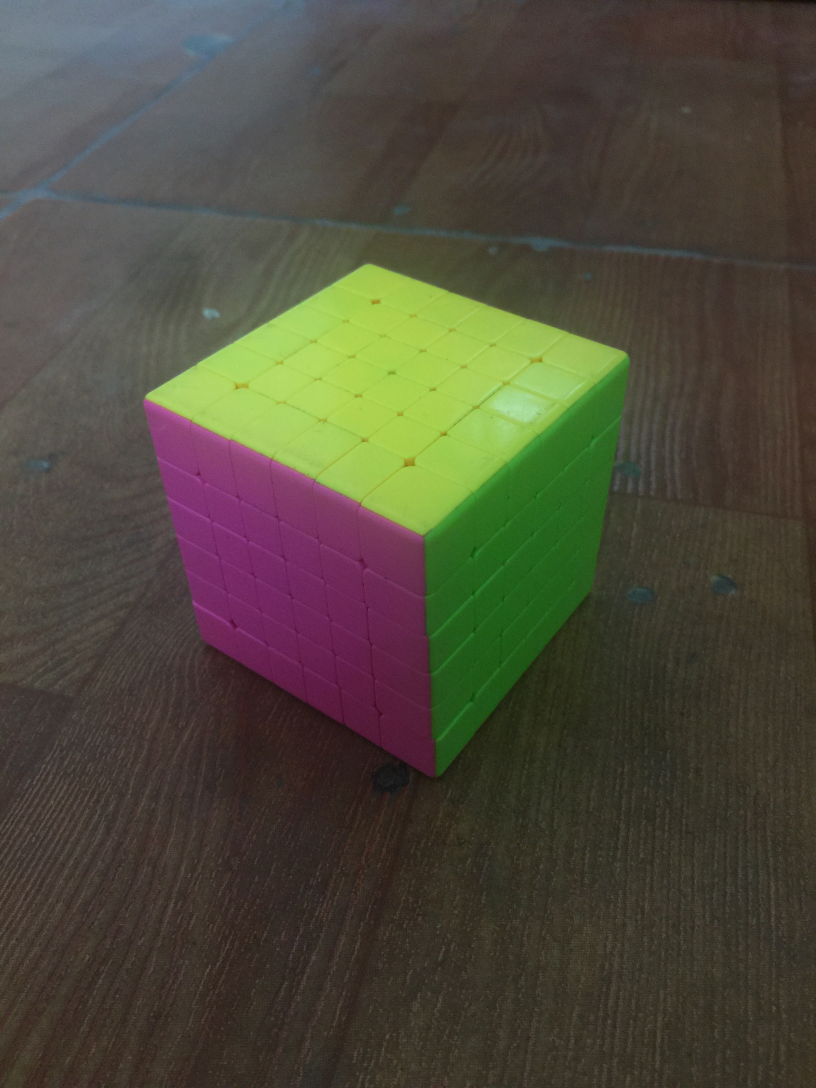
#> input picture image/cube_dark.jpg, 2448 x 3264 px, found by its file name (shown at 1/3 size)
$ python threshold.py
#> lines starting #> are read from the running program, lines starting #| are printed output that depends on the picture; after the words box and inside, x2 and y2 are one past the last pixel; in counts of white or black regions, pixels touching at a corner belong together
import cv2
import matplotlib.pyplot as plt


inImage = cv2.imread('image/cube_dark.jpg', 0)
img = cv2.resize(inImage, (800,800))

# cv2.imshow('image', img)

# plt.imshow(img)
# plt.show()
threshold = 70
maxval = 120
_,th1 = cv2.threshold(img, threshold,maxval,cv2.THRESH_BINARY) # >T =1 and
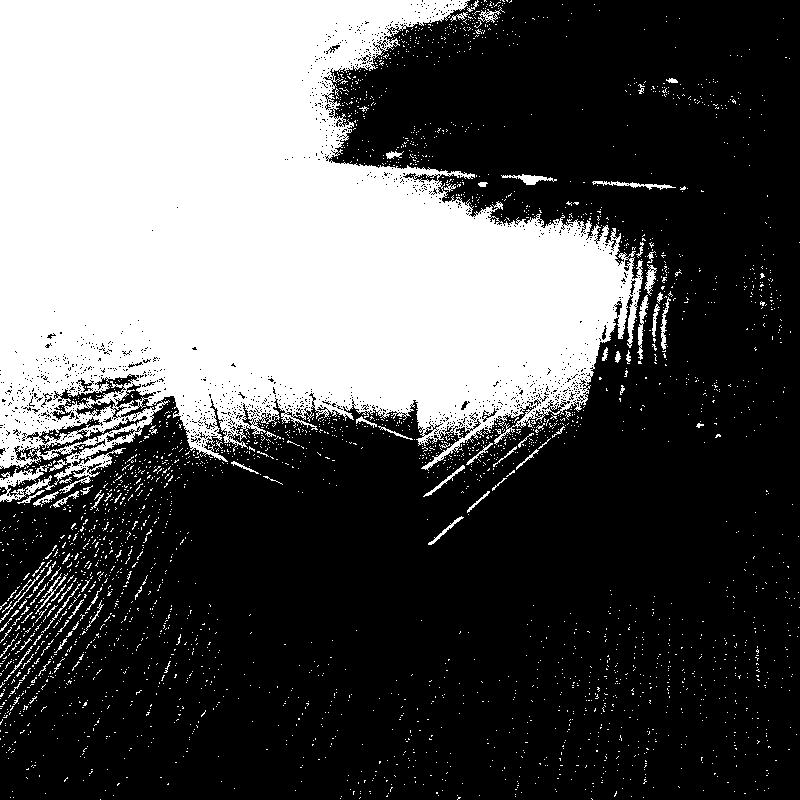
#> th1: shape (800, 800); values 0 (black) and 120 (white), 34.4% white; 3003 white regions (2911 under 20 px), largest, box (x1, y1, x2, y2) and area: (0, 0, 643, 493) 208079, (0, 465, 55, 502) 784, (637, 295, 649, 360) 266
_,th2 = cv2.threshold(img, threshold,maxval,cv2.THRESH_BINARY_INV)
_,th3 = cv2.threshold(img, threshold,maxval,cv2.THRESH_MASK)
#> th3: shape (800, 800); every value is 0
_,th4 = cv2.threshold(img, threshold,maxval,cv2.THRESH_TOZERO) # <T = 0
_,th5 = cv2.threshold(img, threshold,maxval,cv2.THRESH_TOZERO_INV)
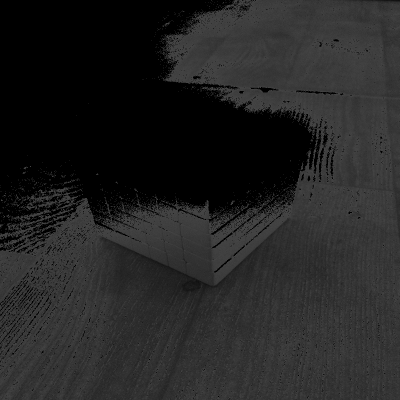
#> th5: shape (800, 800) (shown at 1/2 size); min 0, max 70, mean 35.8
_,th6 = cv2.threshold(img, threshold,maxval,cv2.THRESH_TRUNC) # >T = T
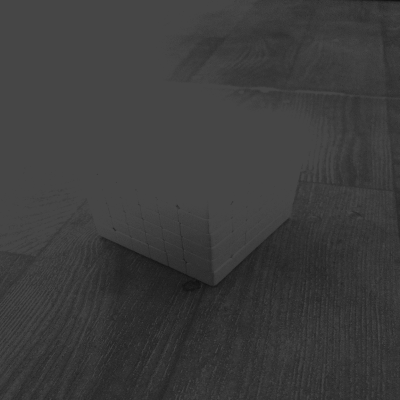
#> th6: shape (800, 800) (shown at 1/2 size); min 11, max 70, mean 59.9
th7 = cv2.adaptiveThreshold(img,255,cv2.ADAPTIVE_THRESH_MEAN_C,cv2.THRESH_BINARY,11,2)
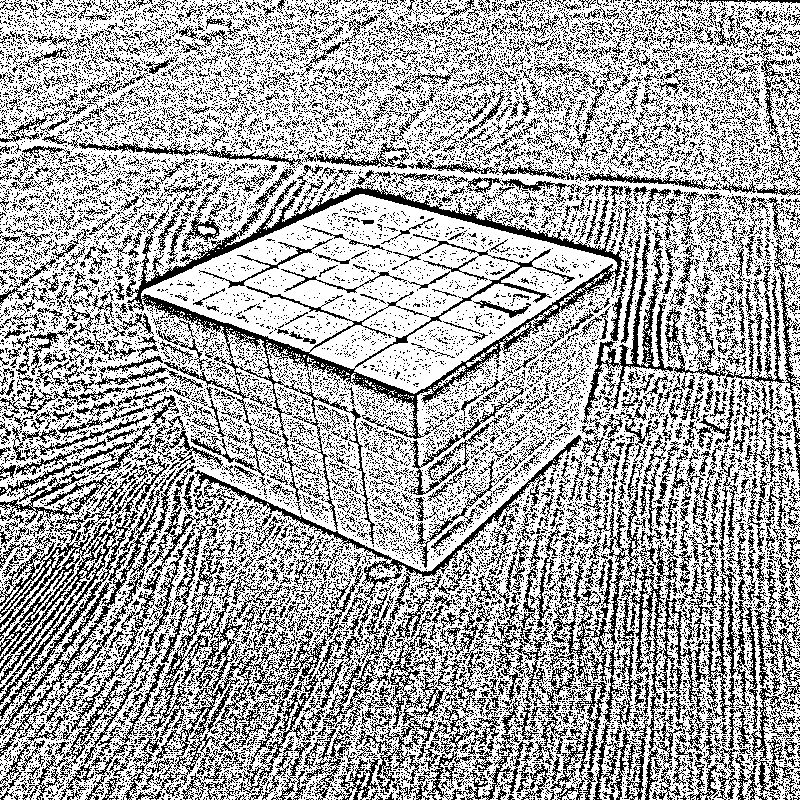
#> th7: shape (800, 800); 65.9% white; black in thin lines or dots
th8 = cv2.adaptiveThreshold(img,255,cv2.ADAPTIVE_THRESH_GAUSSIAN_C,cv2.THRESH_BINARY,11,2) # better
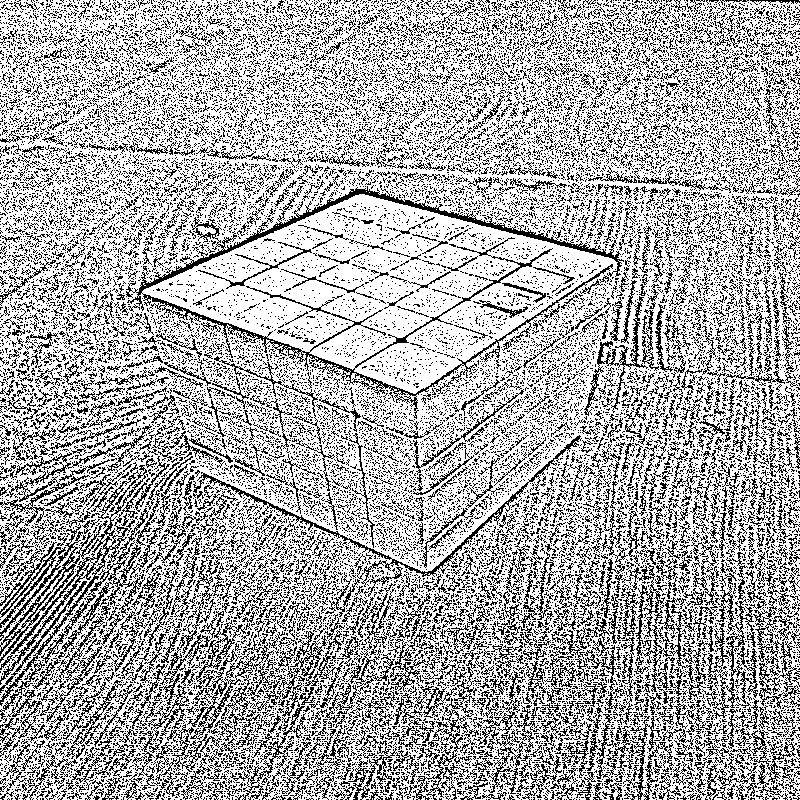
#> th8: shape (800, 800); 68.7% white; black in thin lines or dots
_,th9 = cv2.threshold(img,0,255,cv2.THRESH_BINARY+cv2.THRESH_OTSU) # can use gaussian blur to increase e
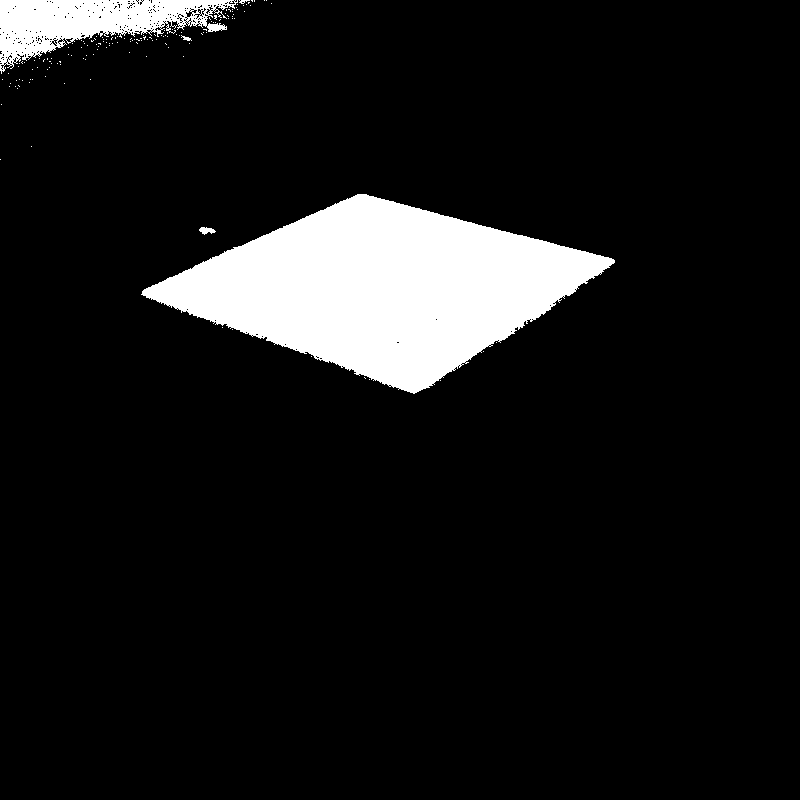
#> th9: shape (800, 800); 9.1% white; 149 white regions (144 under 20 px), largest, box (x1, y1, x2, y2) and area: (141, 194, 615, 394) 49849, (0, 0, 238, 74) 8193, (199, 227, 216, 235) 82, (181, 35, 192, 41) 30, (239, 0, 250, 4) 23

titles = ['original','THRESH_BINARY','THRESH_MASK','THRESH_TOZERO','THRESH_TOZERO_INV','THRESH_TRUNC', 'ADAPTIVE MEAN', 'ADAPTIVE GAUSSIAN', 'otsu']
images = [img, th1, th3, th4, th5, th6, th7, th8, th9]

for i in range (9):
    plt.subplot(3,3 , i+1)
    plt.imshow(images[i], 'gray')
    plt.title(titles[i])
    plt.xticks([]), plt.yticks([])

plt.show()

# cv2.waitKey(0)
# cv2.destroyAllWindows

$ run again, with image/IMG_1111.JPG copied over image/cube_dark.jpg
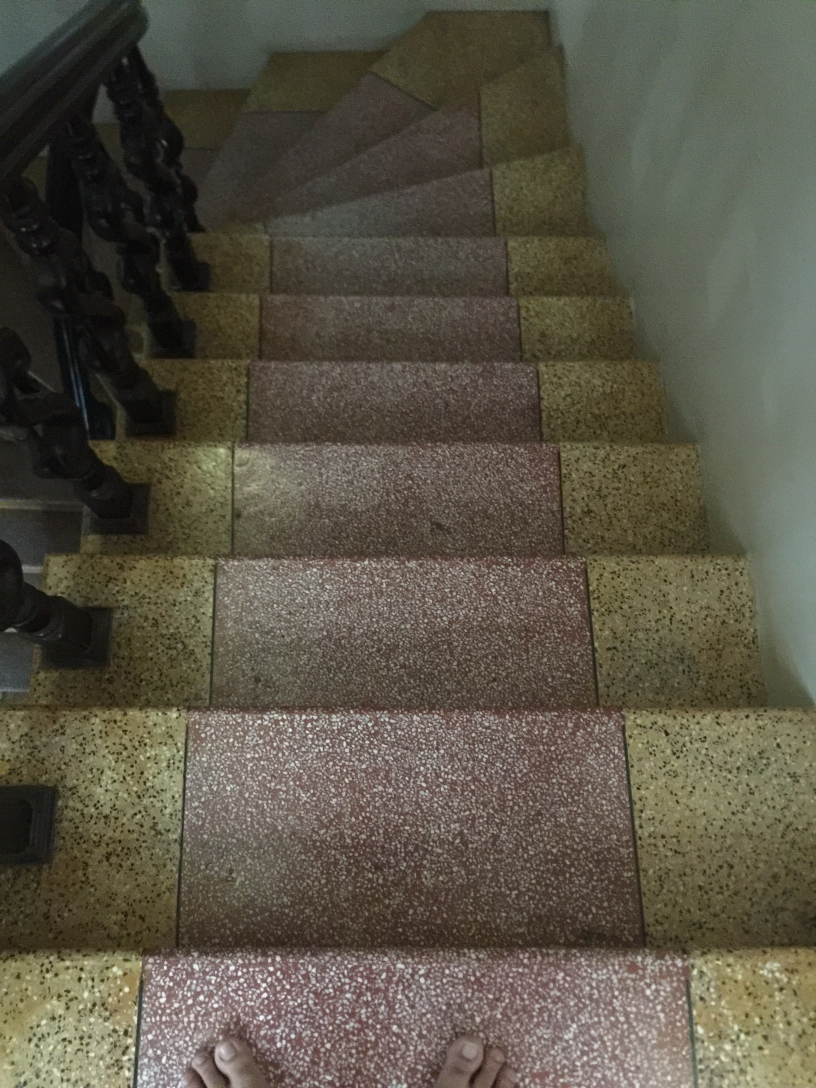
#> input picture image/IMG_1111.JPG, 2448 x 3264 px, found by its file name (shown at 1/3 size)
#> `_,th1 = cv2.threshold(img, threshold,maxval,cv2.THRESH_BINARY)`:
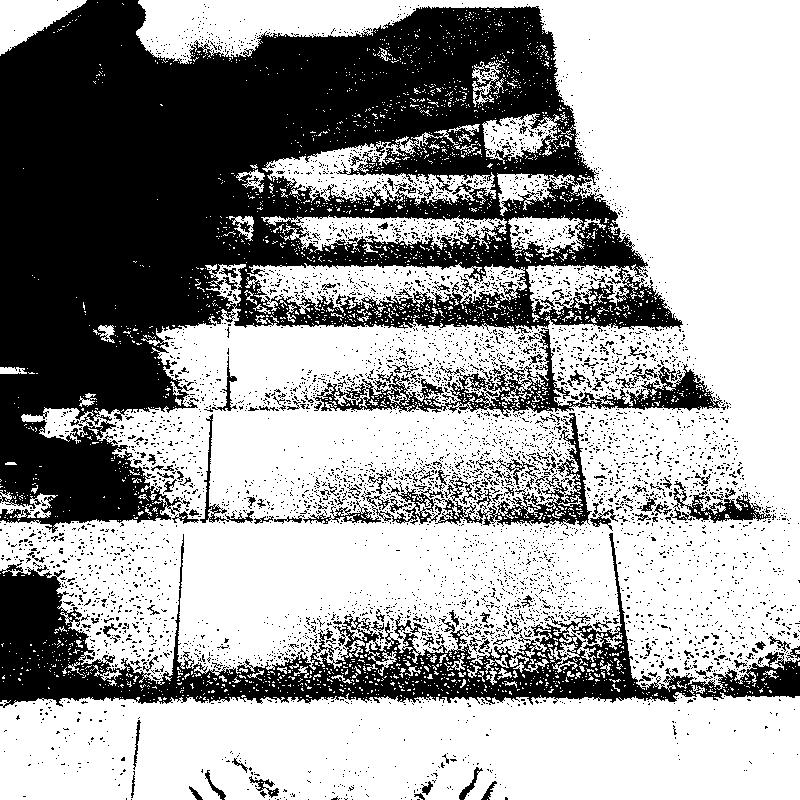
#> th1: shape (800, 800); values 0 (black) and 120 (white), 62.7% white; 5187 black regions (5003 under 20 px), largest, box (x1, y1, x2, y2) and area: (0, 0, 683, 533) 168018, (0, 533, 800, 708) 34326, (313, 328, 723, 417) 7352
#> th3: shape (800, 800); every value is 0
#> th7: shape (800, 800); 56.3% white; black in thin lines or dots
#> th8: shape (800, 800); 57.6% white; black in thin lines or dots
#> `_,th9 = cv2.threshold(img,0,255,cv2.THRESH_BINARY+cv2.THRESH_OTSU)`:
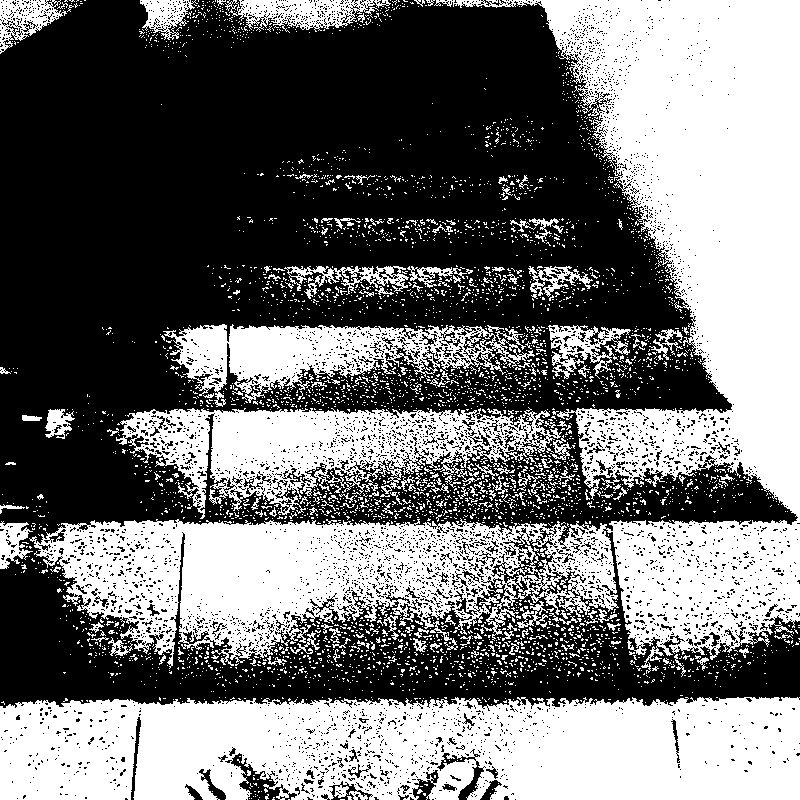
#> th9: shape (800, 800); 45% white; 4343 white regions (4150 under 20 px), largest, box (x1, y1, x2, y2) and area: (29, 0, 800, 674) 147309, (0, 697, 800, 800) 72736, (116, 407, 562, 519) 22456

$ run again, with image/IMG_1112.JPG copied over image/cube_dark.jpg
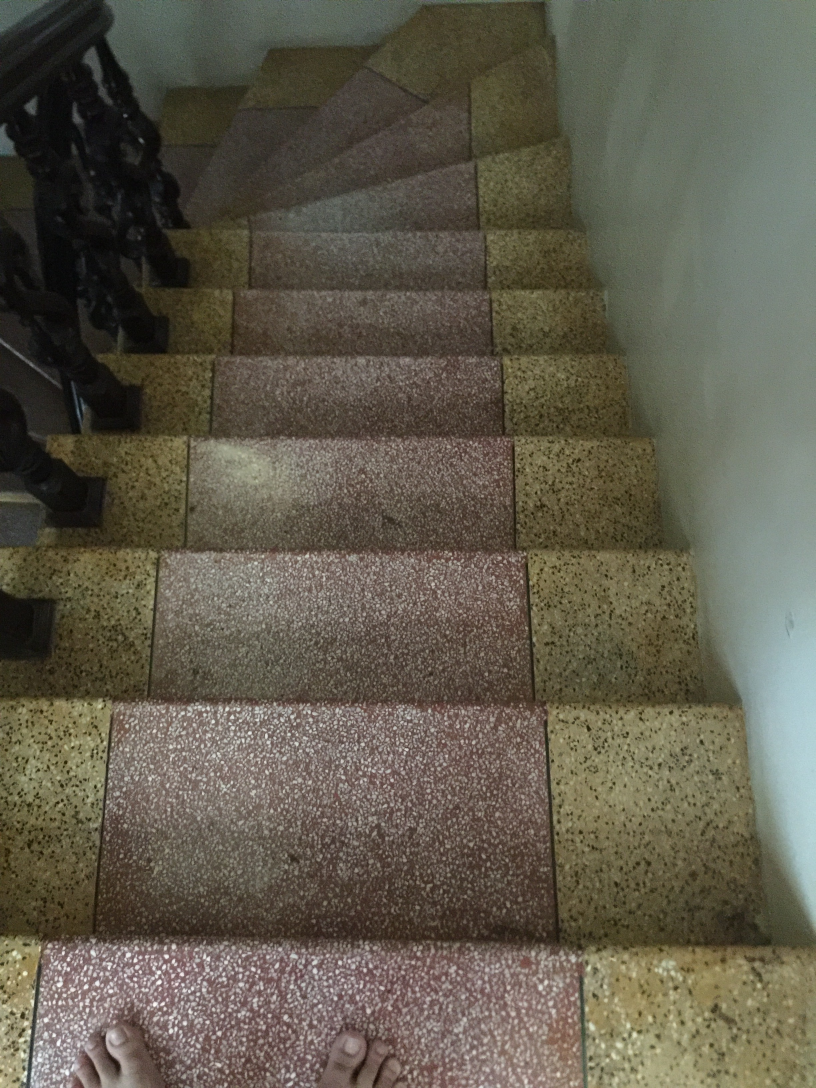
#> input picture image/IMG_1112.JPG, 2448 x 3264 px, found by its file name (shown at 1/3 size)
#> `_,th1 = cv2.threshold(img, threshold,maxval,cv2.THRESH_BINARY)`:
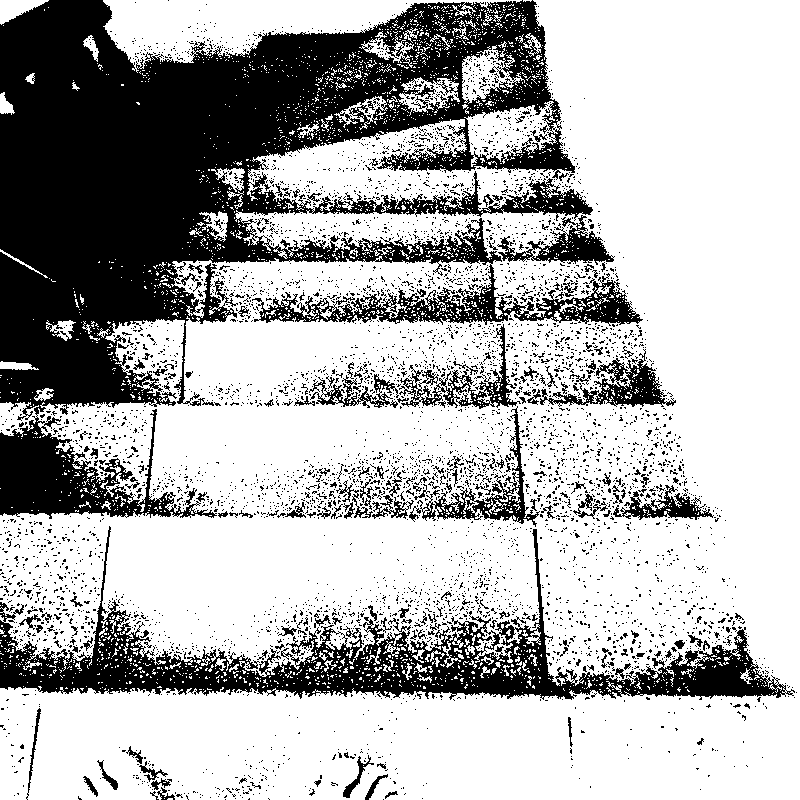
#> th1: shape (800, 800); values 0 (black) and 120 (white), 69.5% white; 5221 black regions (5028 under 20 px), largest, box (x1, y1, x2, y2) and area: (0, 0, 643, 519) 131516, (0, 526, 795, 700) 29220, (540, 349, 676, 407) 2392
#> th3: shape (800, 800); every value is 0
#> th7: shape (800, 800); 56.7% white; black in thin lines or dots
#> th8: shape (800, 800); 57.8% white; black in thin lines or dots
#> `_,th9 = cv2.threshold(img,0,255,cv2.THRESH_BINARY+cv2.THRESH_OTSU)`:
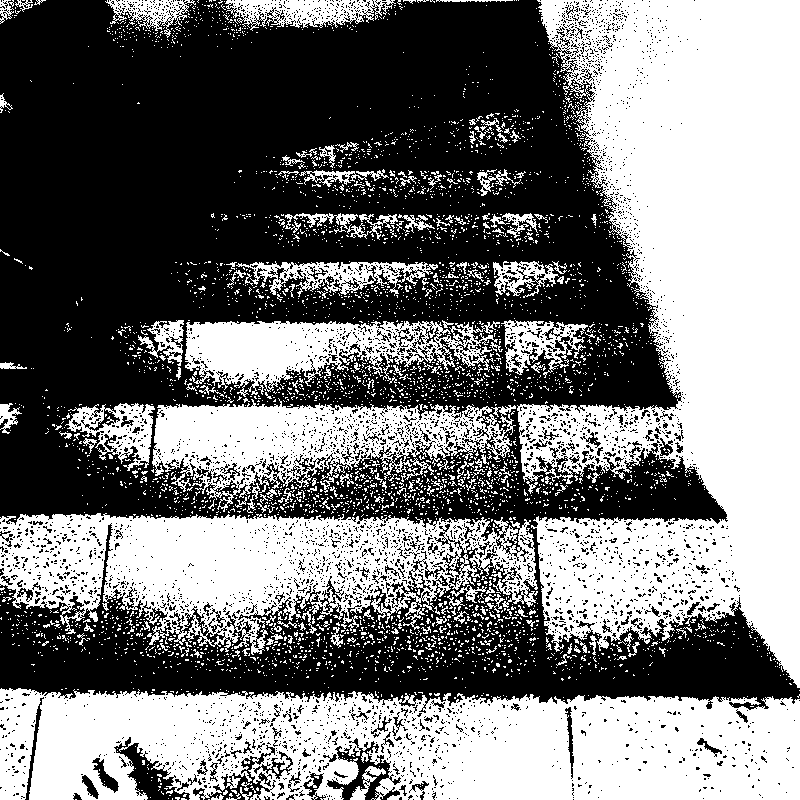
#> th9: shape (800, 800); 47.5% white; 4361 white regions (4172 under 20 px), largest, box (x1, y1, x2, y2) and area: (517, 0, 800, 688) 122511, (0, 688, 800, 800) 71895, (0, 513, 538, 655) 41237
